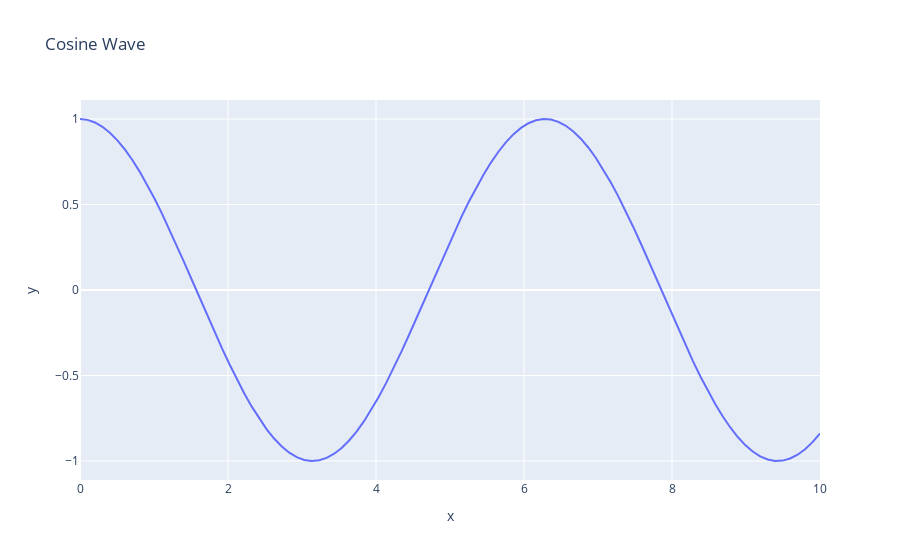
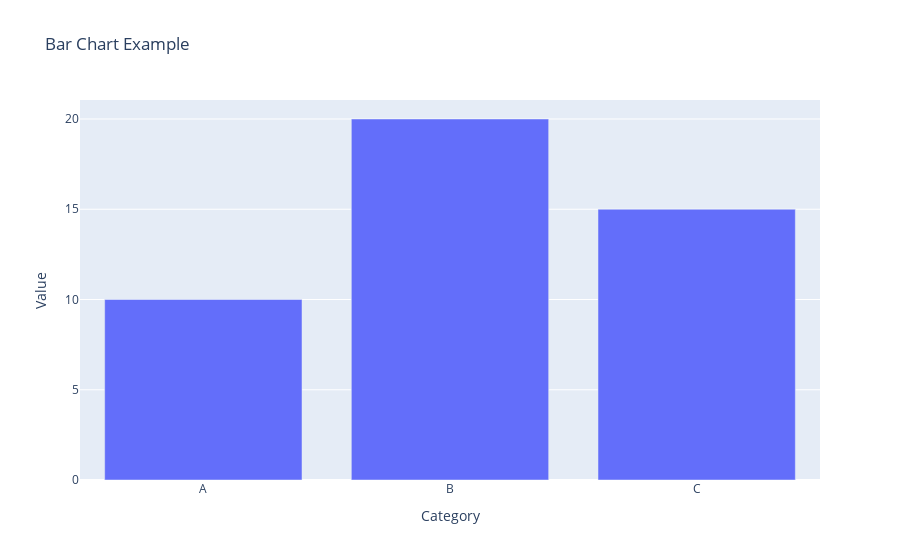
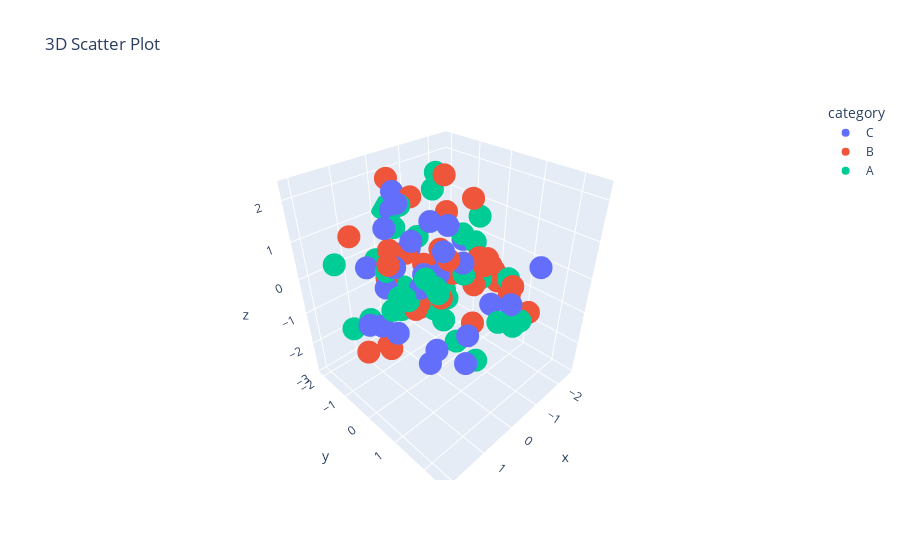

Notebook source saved alongside these figures, in order:
### Markdown cell above
## Plotly

Plotly is a library for creating interactive, web-based visualizations. It’s ideal for dashboards and applications where user interaction (e.g., zooming, hovering) is desired.

![alt text](http://drive.google.com/uc?export=view&id=13OhKa_NLoG5ry6bcs9B_Bwmjx2BIW1ac)

### Key Features

- Interactive plots (zoom, pan, hover)
- Supports a wide range of chart types (3D, geographic, etc.)
- Works well in Jupyter notebooks and web applications

- **Advanced Features**:
  - 3D scatter and surface plots
  - Geographic maps with `plotly.express.choropleth`
  - Animated plots for time-series data

### Code cell
import plotly.express as px
import plotly.graph_objects as go
import pandas as pd
import numpy as np

# Sample data
df = pd.DataFrame({
    'x': np.linspace(0, 10, 100),
    'y': np.cos(x)
})

# Interactive line plot
fig = px.line(df, x='x', y='y', title='Cosine Wave')
fig.show()

# Bar chart
categories = ['A', 'B', 'C']
values = [10, 20, 15]
fig = go.Figure(data=[
    go.Bar(x=categories, y=values)
])
fig.update_layout(title='Bar Chart Example', xaxis_title='Category', yaxis_title='Value')
fig.show()

# Advanced: 3D Scatter Plot
df_3d = pd.DataFrame({
    'x': np.random.randn(100),
    'y': np.random.randn(100),
    'z': np.random.randn(100),
    'category': np.random.choice(['A', 'B', 'C'], 100)
})
fig = px.scatter_3d(df_3d, x='x', y='y', z='z', color='category', title='3D Scatter Plot')
fig.show()

### Figure 1 — Plotly figure (JSON) as saved in the notebook; plotly's stock layout.template omitted (floating-point values rounded to 4 significant figures)
{"data": [{"hovertemplate": "x=%{x}<br>y=%{y}<extra></extra>", "legendgroup": "", "line": {"color": "#636efa", "dash": "solid"}, "marker": {"symbol": "circle"}, "mode": "lines", "name": "", "orientation": "v", "showlegend": false, "type": "scatter", "x": [0, 0.101, 0.202, 0.303, 0.404, 0.5051, 0.6061, 0.7071, 0.8081, 0.9091, 1.01, 1.111, 1.212, 1.313, 1.414, 1.515, 1.616, 1.717, 1.818, 1.919, 2.02, 2.121, 2.222, 2.323, 2.424, 2.525, 2.626, 2.727, 2.828, 2.929, 3.03, 3.131, 3.232, 3.333, 3.434, 3.535, 3.636, 3.737, 3.838, 3.939, 4.04, 4.141, 4.242, 4.343, 4.444, 4.545, 4.646, 4.747, 4.848, 4.949, 5.051, 5.152, 5.253, 5.354, 5.455, 5.556, 5.657, 5.758, 5.859, 5.96, 6.061, 6.162, 6.263, 6.364, 6.465, 6.566, 6.667, 6.768, 6.869, 6.97, 7.071, 7.172, 7.273, 7.374, 7.475, 7.576, 7.677, 7.778, 7.879, 7.98, 8.081, 8.182, 8.283, 8.384, 8.485, 8.586, 8.687, 8.788, 8.889, 8.99, 9.091, 9.192, 9.293, 9.394, 9.495, 9.596, 9.697, 9.798, 9.899, 10], "xaxis": "x", "y": [1, 0.9949, 0.9797, 0.9544, 0.9195, 0.8752, 0.8219, 0.7603, 0.6909, 0.6145, 0.5318, 0.4437, 0.351, 0.2548, 0.156, 0.05562, -0.04535, -0.1459, -0.2449, -0.3414, -0.4344, -0.523, -0.6063, -0.6834, -0.7536, -0.816, -0.8701, -0.9154, -0.9513, -0.9775, -0.9938, -0.9999, -0.9959, -0.9817, -0.9575, -0.9235, -0.8801, -0.8277, -0.7669, -0.6983, -0.6225, -0.5405, -0.4529, -0.3606, -0.2647, -0.1662, -0.06588, 0.03508, 0.1357, 0.2349, 0.3317, 0.4251, 0.5143, 0.5981, 0.6759, 0.7468, 0.81, 0.865, 0.9112, 0.9481, 0.9753, 0.9926, 0.9998, 0.9968, 0.9836, 0.9604, 0.9274, 0.8849, 0.8334, 0.7735, 0.7056, 0.6306, 0.5491, 0.462, 0.3702, 0.2746, 0.1763, 0.07613, -0.0248, -0.1255, -0.2249, -0.322, -0.4158, -0.5054, -0.5898, -0.6683, -0.7399, -0.8039, -0.8598, -0.9069, -0.9448, -0.973, -0.9913, -0.9995, -0.9975, -0.9854, -0.9632, -0.9312, -0.8897, -0.8391], "yaxis": "y"}], "layout": {"legend": {"tracegroupgap": 0}, "title": {"text": "Cosine Wave"}, "xaxis": {"anchor": "y", "domain": [0, 1], "title": {"text": "x"}}, "yaxis": {"anchor": "x", "domain": [0, 1], "title": {"text": "y"}}}}

### Figure 2 — Plotly figure (JSON) as saved in the notebook; plotly's stock layout.template omitted (floating-point values rounded to 4 significant figures)
{"data": [{"type": "bar", "x": ["A", "B", "C"], "y": [10, 20, 15]}], "layout": {"title": {"text": "Bar Chart Example"}, "xaxis": {"title": {"text": "Category"}}, "yaxis": {"title": {"text": "Value"}}}}

### Figure 3 — Plotly figure (JSON) as saved in the notebook; plotly's stock layout.template omitted (floating-point values rounded to 4 significant figures)
{"data": [{"hovertemplate": "category=C<br>x=%{x}<br>y=%{y}<br>z=%{z}<extra></extra>", "legendgroup": "C", "marker": {"color": "#636efa", "symbol": "circle"}, "mode": "markers", "name": "C", "scene": "scene", "showlegend": true, "type": "scatter3d", "x": [0.03524, -0.5446, -0.6649, 1.112, 0.3257, 0.9941, 0.933, 0.2114, 0.6269, 0.7775, 0.8002, 0.3986, -0.0191, -0.8337, -0.943, 0.4606, 0.1325, -0.4893, -0.6794, -0.7472, 0.3943, -1.081, -0.01871, 1.037, -0.1211, 0.02445, -0.2527, -0.5475, 1.893, 1.056, 0.4497], "y": [-1.336, 1.331, -0.5064, -0.6529, -1.322, 0.04522, -0.2865, -0.4952, 0.9796, -0.4322, -1.522, -0.009571, 2.254, -0.8731, -0.6956, 1.547, -1.709, -0.6012, -1.639, -0.2631, 1.456, -0.07385, -1.37, 1.183, 0.8212, -0.3048, -1.759, 2.503, 0.009538, 0.9806, 0.6216], "z": [0.1516, -0.3104, -0.1909, -1.153, 0.9694, 2.266, -1.27, 0.9098, 1.421, 0.4816, -0.002814, -0.05858, 0.4477, -0.9477, -0.2676, -0.518, -1.03, 1.121, -0.09795, 1.047, -1.455, 0.6197, 1.783, -0.7994, 0.7602, 0.006988, 1.105, 1.207, -0.2832, -1.322, 0.6153]}, {"hovertemplate": "category=B<br>x=%{x}<br>y=%{y}<br>z=%{z}<extra></extra>", "legendgroup": "B", "marker": {"color": "#EF553B", "symbol": "circle"}, "mode": "markers", "name": "B", "scene": "scene", "showlegend": true, "type": "scatter3d", "x": [-0.4949, -0.03405, 0.3491, -0.008126, 1.086, -2.503, 0.4301, -0.1311, 0.07561, -0.7145, 1.597, -0.01047, 1.678, -0.3181, -1.526, 0.5813, -0.5496, -1.466, -0.07615, -0.3687, -0.735, 0.3575, -0.4262, 1.733, 0.1486, 0.321, -1.349, -1.325, -0.4681, -1.667, -1.827, -0.138, 0.9603], "y": [0.9544, 1.243, -0.5322, -1.826, -0.3929, -0.004415, -0.1746, -0.8641, 0.3112, -0.349, 0.4411, 0.2541, -0.5209, 0.8848, 0.3622, 1.082, -1.033, -1.024, -0.5748, 0.2845, 0.9217, -1.166, -0.7995, -0.6121, -0.3692, -1.575, 1.848, 1.266, 0.8608, 0.6104, 0.9896, -1.717, -0.4246], "z": [0.795, -0.6206, 0.6367, -0.8077, -1.742, -0.8518, -0.7526, 1.771, 0.9784, 2.269, 1.297, -0.4174, -1.554, 2.226, 0.07255, 1.259, -1.309, 0.904, -1.173, 0.1332, 0.4652, 0.4616, -0.1175, 1.568, -0.8109, -2.881, -0.7088, -0.4963, 0.0385, -0.5478, -0.6159, 1.967, 0.6495]}, {"hovertemplate": "category=A<br>x=%{x}<br>y=%{y}<br>z=%{z}<extra></extra>", "legendgroup": "A", "marker": {"color": "#00cc96", "symbol": "circle"}, "mode": "markers", "name": "A", "scene": "scene", "showlegend": true, "type": "scatter3d", "x": [1.127, 1.177, -1.353, 0.6896, 0.4775, -0.3316, -0.6662, -0.7997, 0.618, 0.765, -0.1143, -0.1043, -0.9569, -0.3915, 0.3452, -1.669, -0.391, -0.2068, -0.7133, 2.094, 0.8676, -1.208, -1.117, 0.3948, 0.6015, -0.6206, 2.086, -0.9508, -1.007, 1.283, -1.854, -0.2157, 0.3228, 0.3006, -0.9388, -0.03052], "y": [0.9818, 0.365, 0.2017, -0.8763, -1.564, 1.143, -0.3316, 0.02334, 0.7198, -1.662, -0.1007, 2.458, -0.4955, -1.619, -0.836, 1.225, 0.6176, -1.913, -1.337, -0.7301, 1.068, -1.261, 0.5119, -0.6186, -0.2165, -0.25, -0.3453, 0.4308, -0.02498, 0.04378, 0.8192, -2.072, 2.222, -0.9482, -0.8625, -1.402], "z": [1.011, 0.2556, 1.238, 0.1392, 0.07229, -2.057, -1.794, -2.417, 0.4213, -1.721, -0.9937, 0.09713, -1.294, -1.203, -1.166, -1.692, 0.2543, -0.2085, 0.3556, 1.009, 0.569, 1.518, -0.2488, 1.816, -0.4224, -0.7339, -0.4782, 0.8032, 0.8177, -0.1923, -0.4704, 1.08, 0.1686, -0.862, 2.128, 0.8356]}], "layout": {"legend": {"title": {"text": "category"}, "tracegroupgap": 0}, "scene": {"domain": {"x": [0, 1], "y": [0, 1]}, "xaxis": {"title": {"text": "x"}}, "yaxis": {"title": {"text": "y"}}, "zaxis": {"title": {"text": "z"}}}, "title": {"text": "3D Scatter Plot"}}}
